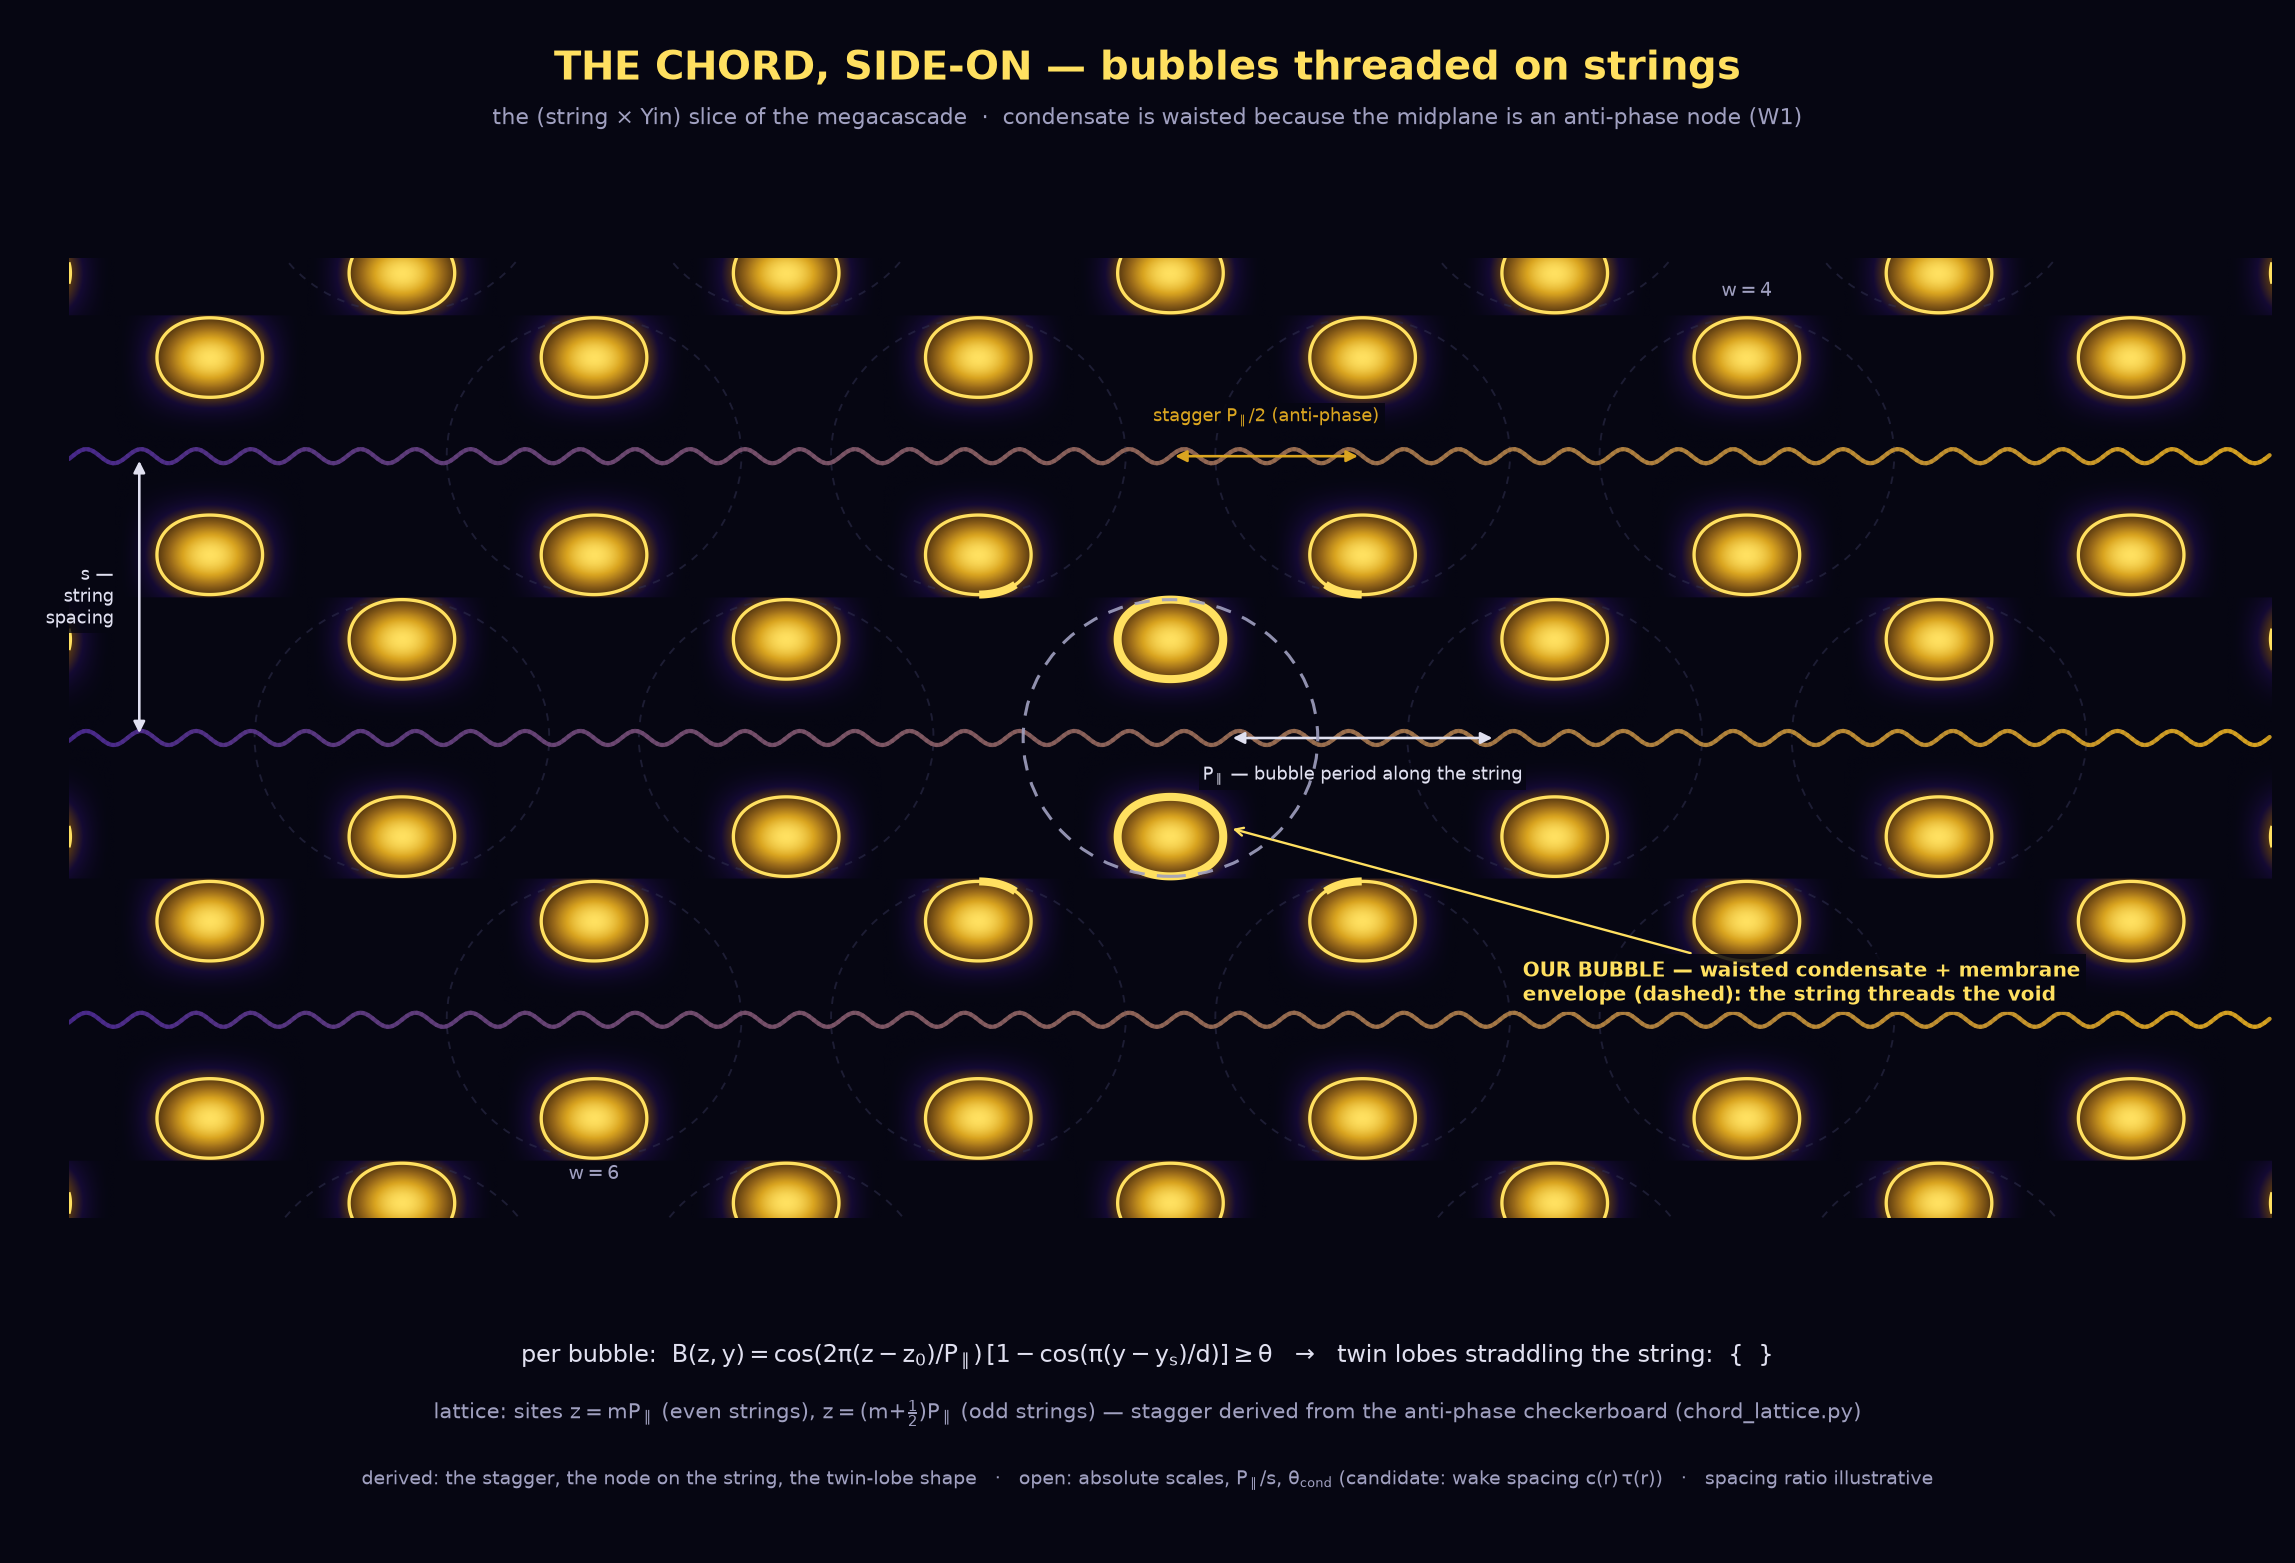

Recreate this plot in Python.
#!/usr/bin/env python3
"""
The Chord, side-on—bubbles threaded on strings
================================================

The user's picture, derived: the megacascade in the (string × Yin) slice.
Rows are strings (~); bubbles are WAISTED lobe-pairs threaded on them,
staggered by half a period between adjacent strings:

    {  }~{  }~{  }~
     ~{  }~{  }~{  }
    {  }~{  }~{  }~

Why waisted and not ovals
-------------------------
The membrane envelope of a bubble is a convex triaxial oval (level set of the
wake-interference product). But the CONDENSATE inside cannot fill the oval:
the W1 experiment confirmed anti-phase conversion (corr(E_Y,E_I) = −1), which
puts a NODE on the bubble midplane—the central void of the paired-sheet
morphology (why-three-three-dimensions.md §4). Including the node, the
condensate field of one bubble centered at (z₀, y_s) is

    B(z, y) = cos(2π(z−z₀)/P_∥) · [1 − cos(π(y−y_s)/d)]

      · zero ON the string (the midplane node—the string threads the void)
      · twin lobes at y = y_s ± d  (the paired sheets seen edge-on)
      · superlevel sets {B ≥ θ} are waisted lobe-pairs:  {  }

The lattice placement (stagger) comes from the anti-phase checkerboard derived
in chord_lattice.py: sites z = m·P_∥ on even strings, z = (m+½)·P_∥ on odd
strings; strings spaced s in the Yin direction.

What is derived vs open
-----------------------
Derived (structural): the stagger; the node on the string; the twin-lobe
shape; φ-ratios between wake-generated periods in the doublet plane.
Open (not yet derived): the absolute scales, P_∥/s, and θ_cond—candidates:
the wake spacing c(r)·τ(r) of dimensionful-cascade.md §5.1.
Spacing ratio P_∥/s in this plot is illustrative.

Run:  python visual-explainers/chord_side_on.py
Out:  visual-explainers/chord_side_on.png
"""

import numpy as np
import matplotlib
matplotlib.use("Agg")
import matplotlib.pyplot as plt
from matplotlib.patches import Ellipse
from matplotlib.colors import LinearSegmentedColormap, to_rgb

# ─────────────────────────────────────────────────────────────────────────────
# Lattice + lobe parameters (display units; ratio P_∥/s illustrative)
# ─────────────────────────────────────────────────────────────────────────────
PHI = (1 + np.sqrt(5)) / 2
P_PAR = 3.0                 # along-string bubble period (cascade-step train)
S_ROW = 2.2                 # string spacing (Yin direction)
D_LOBE = 0.35 * S_ROW       # lobe offset from string (the ±λ/2 sheets)
ALPHA = 2 * np.pi / P_PAR   # wavenumber along string
BETA = np.pi / D_LOBE       # internal anti-phase wavenumber (node on string)
THETA = 1.3                 # condensation threshold on B ∈ [0, 2]

# House palette
YIN_DEEP, YIN_MID, YIN_LIGHT = "#140a33", "#2a1a5e", "#4a2a8e"
YANG_DARK, YANG_MID, YANG_BRIGHT, YANG_PEAK = "#5a3a10", "#9a6a1a", "#daa520", "#ffe060"
BG, TEXT_MAIN, TEXT_SUB, RING = "#060612", "#e0e0f0", "#a0a0c0", "#303050"

def lerp(c1, c2, t):
    a, b = np.array(to_rgb(c1)), np.array(to_rgb(c2))
    return tuple(a + (b - a) * np.clip(t, 0, 1))

GOLDMAP = LinearSegmentedColormap.from_list(
    "gold", [BG, YIN_DEEP, YANG_DARK, YANG_MID, YANG_BRIGHT, YANG_PEAK])

plt.rcParams.update({
    "figure.facecolor": BG, "axes.facecolor": BG, "savefig.facecolor": BG,
    "text.color": TEXT_MAIN, "axes.edgecolor": RING,
    "xtick.color": TEXT_SUB, "ytick.color": TEXT_SUB,
    "font.family": "DejaVu Sans", "mathtext.default": "regular",
})

X0, X1 = -8.6, 8.6
ROWS = [-2 * S_ROW, -S_ROW, 0.0, S_ROW, 2 * S_ROW]
Y0, Y1 = -3.75, 3.75        # middle three strings full, outer rows hinted

fig, ax = plt.subplots(figsize=(13.5, 9.2), dpi=170)
fig.subplots_adjust(left=0.03, right=0.99, top=0.855, bottom=0.20)
ax.set_xlim(X0, X1)
ax.set_ylim(Y0, Y1)
ax.set_aspect("equal")
ax.set_xticks([]); ax.set_yticks([])
for s in ax.spines.values():
    s.set_visible(False)

# ─────────────────────────────────────────────────────────────────────────────
# The condensate: per-bubble waisted lobe-pairs on the staggered lattice
# ─────────────────────────────────────────────────────────────────────────────
x = np.linspace(X0, X1, 1700)
y = np.linspace(Y0, Y1, 1100)
XX, YY = np.meshgrid(x, y)
B = np.zeros_like(XX)

ENV_Z, ENV_Y = 1.15, S_ROW / 2 - 0.02    # membrane: bounded along string, contracted Yin

sites = []   # (z0, y_string, row_index)
for i, ys in enumerate(ROWS):
    offset = 0.0 if i % 2 == 0 else P_PAR / 2     # anti-phase stagger
    m0 = int(np.floor((X0 - offset) / P_PAR))
    m1 = int(np.ceil((X1 - offset) / P_PAR))
    for m in range(m0, m1 + 1):
        z0 = offset + m * P_PAR
        sites.append((z0, ys, i))
        # each bubble owns its lattice cell—window kills spurious far-period lobes
        cell = (np.abs(XX - z0) <= P_PAR / 2) & (np.abs(YY - ys) <= S_ROW / 2)
        B_site = np.where(cell,
                          np.cos(ALPHA * (XX - z0)) * (1 - np.cos(BETA * (YY - ys))),
                          -1.0)
        B = np.maximum(B, B_site)
        # membrane envelope around each lobe-pair (groups the { } visually)
        if abs(z0) > 1e-9 and abs(z0) < X1 - 1.3:
            ax.add_patch(Ellipse((z0, ys), 2 * ENV_Z, 2 * ENV_Y, fill=False,
                                 edgecolor=RING, lw=0.8, ls=(0, (4, 4)),
                                 alpha=0.55, zorder=2))

# Field glow (gamma-compressed so sub-threshold channels stay dark) + exact contours
B_show = np.where(B > 0.02, B, np.nan)
ax.imshow(B_show ** 2.2, extent=(X0, X1, Y0, Y1), origin="lower", cmap=GOLDMAP,
          vmin=0, vmax=2.0 ** 2.2, interpolation="bilinear", zorder=1)
ax.contour(XX, YY, B, levels=[THETA], colors=[YANG_PEAK], linewidths=1.4, zorder=3)

# The strings: wavy lines threading the lobe-pairs (visible in the node channel)
for i, ys in enumerate(ROWS):
    xs_line = np.linspace(X0, X1, 900)
    ys_line = ys + 0.055 * np.sin(2 * np.pi * xs_line / (P_PAR / 7))  # wake crests per rung
    for j in range(0, len(xs_line) - 2, 2):
        t = (xs_line[j] - X0) / (X1 - X0)
        ax.plot(xs_line[j:j + 3], ys_line[j:j + 3],
                color=lerp(YIN_LIGHT, YANG_BRIGHT, t), lw=1.8,
                solid_capstyle="round", zorder=2, alpha=0.9)

# ─────────────────────────────────────────────────────────────────────────────
# Our bubble: highlight + membrane envelope (envelope vs condensate)
# ─────────────────────────────────────────────────────────────────────────────
mask = (np.abs(XX) < P_PAR / 2) & (np.abs(YY) < S_ROW / 2 + 0.1)
ax.contour(XX, YY, np.where(mask, B, np.nan), levels=[THETA],
           colors=[YANG_PEAK], linewidths=3.4, zorder=4)
ax.add_patch(Ellipse((0, 0), 2 * ENV_Z, 2 * ENV_Y, fill=False,
                     edgecolor=TEXT_SUB, lw=1.3, ls=(0, (5, 4)), alpha=0.9, zorder=5))

ax.annotate("OUR BUBBLE—waisted condensate + membrane\n"
            "envelope (dashed): the string threads the void",
            xy=(0.45, -0.70), xytext=(2.75, -2.05), fontsize=8.5, color=YANG_PEAK,
            fontweight="bold",
            bbox=dict(facecolor=BG, edgecolor="none", alpha=0.85, pad=2),
            arrowprops=dict(arrowstyle="->", color=YANG_PEAK, lw=1.0))
ax.text(1.5 * P_PAR, S_ROW + 1.25, "$w{=}5$", fontsize=8, color=TEXT_SUB,
        ha="center", bbox=dict(facecolor=BG, edgecolor="none", alpha=0.7, pad=1.5))
ax.text(-1.5 * P_PAR, -S_ROW - 1.25, "$w{=}5$", fontsize=8, color=TEXT_SUB,
        ha="center", bbox=dict(facecolor=BG, edgecolor="none", alpha=0.7, pad=1.5))

# ─────────────────────────────────────────────────────────────────────────────
# Lattice dimensions
# ─────────────────────────────────────────────────────────────────────────────
# P_∥: along-string period, drawn in the clear stretch of string 0's node channel
ax.annotate("", xy=(P_PAR - 0.45, 0.0), xytext=(0.45, 0.0),
            arrowprops=dict(arrowstyle="<|-|>", color=TEXT_MAIN, lw=1.1))
ax.text(P_PAR / 2, -0.22, "$P_\\parallel$—bubble period along the string",
        fontsize=7.5, color=TEXT_MAIN, ha="center", va="top",
        bbox=dict(facecolor=BG, edgecolor="none", alpha=0.8, pad=1.5))
# s: string spacing
ax.annotate("", xy=(X0 + 0.55, S_ROW), xytext=(X0 + 0.55, 0),
            arrowprops=dict(arrowstyle="<|-|>", color=TEXT_MAIN, lw=1.1))
ax.text(X0 + 0.35, S_ROW / 2, "$s$ —\nstring\nspacing", fontsize=7.5,
        color=TEXT_MAIN, ha="right", va="center",
        bbox=dict(facecolor=BG, edgecolor="none", alpha=0.8, pad=1.5))
# stagger: P_∥/2 offset of alternate strings, in the void channel of row +1
ax.annotate("", xy=(P_PAR / 2, S_ROW), xytext=(0, S_ROW),
            arrowprops=dict(arrowstyle="<|-|>", color=YANG_BRIGHT, lw=1.1))
ax.text(P_PAR / 4, S_ROW + 0.30, "stagger $P_\\parallel/2$ (anti-phase)",
        fontsize=7.5, color=YANG_BRIGHT, ha="center", va="center",
        bbox=dict(facecolor=BG, edgecolor="none", alpha=0.85, pad=2))


# ─────────────────────────────────────────────────────────────────────────────
# Titles + generating math (clean margins)
# ─────────────────────────────────────────────────────────────────────────────
fig.suptitle("THE CHORD, SIDE-ON—bubbles threaded on strings",
             fontsize=17, fontweight="bold", color=YANG_PEAK, y=0.968)
fig.text(0.5, 0.920,
         "the (string × Yin) slice of the megacascade  ·  "
         "condensate is waisted because the midplane is an anti-phase node (W1)",
         ha="center", fontsize=9.5, color=TEXT_SUB)
fig.text(0.5, 0.128,
         "per bubble:  $B(z,y) = \\cos(2\\pi(z-z_0)/P_\\parallel)\\,"
         "[1-\\cos(\\pi(y-y_s)/d)] \\geq \\theta$"
         "   →   twin lobes straddling the string:  {  }",
         ha="center", fontsize=10, color=TEXT_MAIN)
fig.text(0.5, 0.092,
         "lattice: sites $z = mP_\\parallel$ (even strings), $z = (m{+}\\frac{1}{2})P_\\parallel$"
         " (odd strings)—stagger derived from the anti-phase checkerboard (chord_lattice.py)",
         ha="center", fontsize=9, color=TEXT_SUB)
fig.text(0.5, 0.050,
         "derived: the stagger, the node on the string, the twin-lobe shape   ·   "
         "open: absolute scales, $P_\\parallel/s$, $\\theta_{\\rm cond}$"
         " (candidate: wake spacing $c(r)\\,\\tau(r)$)   ·   spacing ratio illustrative",
         ha="center", fontsize=8, color=TEXT_SUB)

OUT = "visual-explainers/chord_side_on.png"
fig.savefig(OUT, dpi=170, facecolor=BG)
print(f"wrote {OUT}")

# ─────────────────────────────────────────────────────────────────────────────
# Verification of the lobe geometry
# ─────────────────────────────────────────────────────────────────────────────
z_half = np.arccos(THETA / 2) / ALPHA          # at the antinode, [1−cos] = 2
y_half = (np.pi - np.arccos(1 - THETA)) / BETA  # half-height about y = d
print("\nderived lobe geometry (θ = %.2f):" % THETA)
print(f"  lobe half-width along string : {z_half:.4f}  (period P_∥ = {P_PAR})")
print(f"  lobe half-height (Yin)       : {y_half:.4f}  (offset d = {D_LOBE})")
print(f"  lobe aspect (z:y)            : {z_half / y_half:.4f}")
print(f"  string gap between lobe-pairs: {P_PAR - 2 * z_half:.4f}")
print(f"  void band between strings    : {S_ROW - 2 * (D_LOBE + y_half):.4f}")
